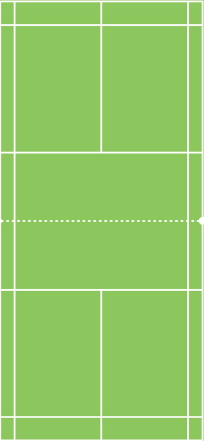
#> input picture notebooks/court.jpg, 204 x 441 px
$ jupyter execute --allow-errors shot-searcher.ipynb   (shell and % lines are left out)
#> lines starting #> are read from the running program, lines starting #| are printed output that depends on the picture
### python/ai-badminton/src/ai_badminton/shots.py
from .pose import Pose

import numpy as np

from pathlib import Path

'''
Input:
    - trajectory of the shots
    - poses of both players
    - an array indicating for each frame whether there was a hit or not
'''
# [32 lines left out: function generate_sequence, not called in this run]

'''
We'll do six zones per side:
    - Front, Middle, Back divided into halves.
    - We'll arbitrarily assign 25%, 35%, 40% to the Front, Back, Middle
    - Two sides x Six zones per side = 12 possible ids
'''
# [23 lines left out: function zone, not called in this run]

'''
Ideally, this should filter should:
    - Be associated with a database of shot sequences
    - Support adding locations to the filter
    - Our application should support progressively adding more shots as well as
      choosing a sequence and constantly updating it.
'''
class ShotFilter(object):
    def __init__(self, sequences):
        self.result = list(sequences)
        self.search_seq = []
    # [11 lines left out: function add_shot, not called in this run]

    def get_sequences(self):
        return self.result

### notebooks/shot-searcher.ipynb
[cell 1]
# Break down rallies into shot sequences
# Basic algorithm:
# - Use feet position to hash the 2d location where a shot was hit
# - Extract out maximal shot sequences from all the rallies we have

# Basic algorithm:
# - Create databases of 1,2,3,...,n shot sequences
# - Given a shot diagram compute a similarity score between that diagram and all known shot sequences
# - Return statistics:
#     - top-k most similar sequences
#     - shot return probabilities for each area of the court (and probability of winning)

[cell 2]
# %matplotlib inline
# %matplotlib ipympl

import matplotlib.pyplot as plt

import os
import pandas as pd
import numpy as np
import cv2
import errno

from ai_badminton.trajectory import Trajectory
from ai_badminton.hit_detector import AdhocHitDetector, MLHitDetector
from ai_badminton.pose import Pose, read_player_poses, process_pose_file
from ai_badminton.court import Court, read_court
from ai_badminton.video_annotator import annotate_video
from ai_badminton.shots import *

[cell 3]
# Build shot database from rallies
matches = list('match' + str(i) for i in range(1, 27))

manual_label = {
    ('match1', '1_02_04'): 2,
    ('match1', '1_06_08'): 1,
    ('match1', '1_02_02'): 1,
    ('match1', '1_02_01'): 2,
    ('match1', '1_03_04'): 2,
    ('match1', '1_02_03'): 1,
    ('match3', '1_08_10'): 2,
    ('match8', '3_02_00'): 2,
}

nframe = 0
sequences = []
#> (the rest of this cell did not finish here and is left out)

[cell 4]
nframe

[cell 5]
x = [s[1][0] for seq in sequences for s in seq[2]]
y = [s[1][1] for seq in sequences for s in seq[2]]
plt.hist2d(x, y, bins=100, range=[[0,1], [0,1]])
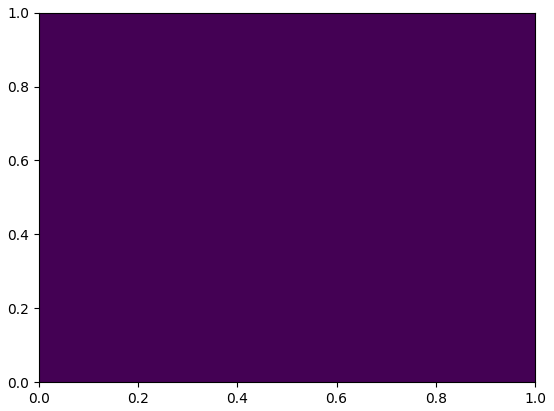
#> figure drawn by matplotlib, 1 panel

[cell 6]
fig1 = plt.figure()
plt.hist(x, bins=50, range=(0,1))
plt.title('x_hit distribution')
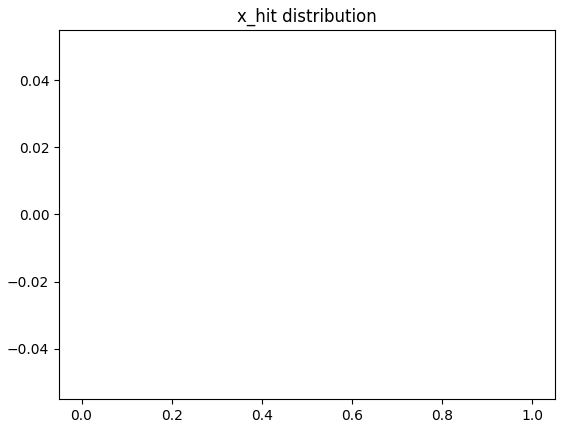
#> figure drawn by matplotlib, 1 panel

[cell 7]
fig2 = plt.figure()
plt.hist(y, bins=50, range=(0,1))
plt.title('y_hit distribution')

[cell 8]
import ipywidgets as wdg  # Using the ipython notebook widgets
import copy

frame = cv2.imread('./court.jpg')
#> frame is the input picture: shape (441, 204, 3); mean B, G, R 103.1, 202.1, 147.1
height, width = frame.shape[0], frame.shape[1]
#> height = 441; width = 204

from matplotlib.backend_bases import MouseButton
# Let's manually pick out the court pixel coordinates first
fig = plt.figure()
plt.imshow(frame)

# Create and display textarea widget
txt = wdg.Textarea(
    value='',
    placeholder='',
    description='Status:',
    disabled=False
)

def create_subsequences(seqs):
    res = []
    for seq in seqs:
        for i in range(len(seq[2])):
            res.append([seq[0], seq[1], seq[2][i:]])
    return res

# A basic UI function to store the court
curr_vid, tot_vid = 0, 0
video = wdg.Video()

subsequences = create_subsequences(sequences)
points, frames, shots = [], [], []

def reset_state(event):
    global points, frames, shots
    points = []
    frames = [frame]
    shots = [ShotFilter(subsequences)]
    plt.imshow(frames[-1])

reset_button = wdg.Button(
    description='Reset state',
    disabled=False,
    button_style='', # 'success', 'info', 'warning', 'danger' or ''
    tooltip='Reset state',
    icon='trash' # (FontAwesome names without the `fa-` prefix)
)
reset_button.on_click(reset_state)
reset_state(None)

bar = wdg.IntProgress(
    value=0,
    min=0,
    max=100,
    description='Saving...',
    bar_style='', # 'success', 'info', 'warning', 'danger' or ''
    style={'bar_color': 'maroon'},
    orientation='horizontal'
)

# [24 lines left out: function save_rally, not called in this run]

debug = []
# [19 lines left out: function save_search, not called in this run]

save_button = wdg.Button(
    description='Save search',
    disabled=False,
    button_style='', # 'success', 'info', 'warning', 'danger' or ''
    tooltip='Save state',
    icon='check' # (FontAwesome names without the `fa-` prefix)
)
save_button.on_click(save_search)

# [7 lines left out: function set_video, not called in this run]

next_button = wdg.Button(
    description='Next video',
    disabled=False,
    button_style='', # 'success', 'info', 'warning', 'danger' or ''
    tooltip='Next video',
    icon='arrow-right' # (FontAwesome names without the `fa-` prefix)
)
prev_button = wdg.Button(
    description='Previous video',
    disabled=False,
    button_style='', # 'success', 'info', 'warning', 'danger' or ''
    tooltip='Previous video',
    icon='arrow-left' # (FontAwesome names without the `fa-` prefix)
)
next_button.on_click(lambda e: set_video(e, 1))
prev_button.on_click(lambda e: set_video(e, -1))

# Order of display
display(wdg.HBox((save_button, reset_button, next_button, prev_button)))
display(bar)
display(txt)
display(video)

# [35 lines left out: functions draw_dot, undraw_dot, onclick, not called in this run]

# Create an hard reference to the callback not to be cleared by the garbage collector
ka = fig.canvas.mpl_connect('button_press_event', onclick)
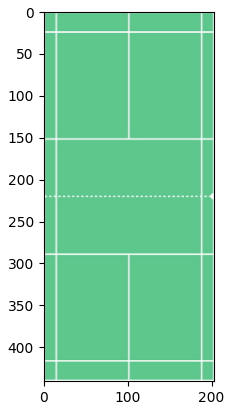
#> figure drawn by matplotlib, 1 panel; B, G, R data is drawn as R, G, B
